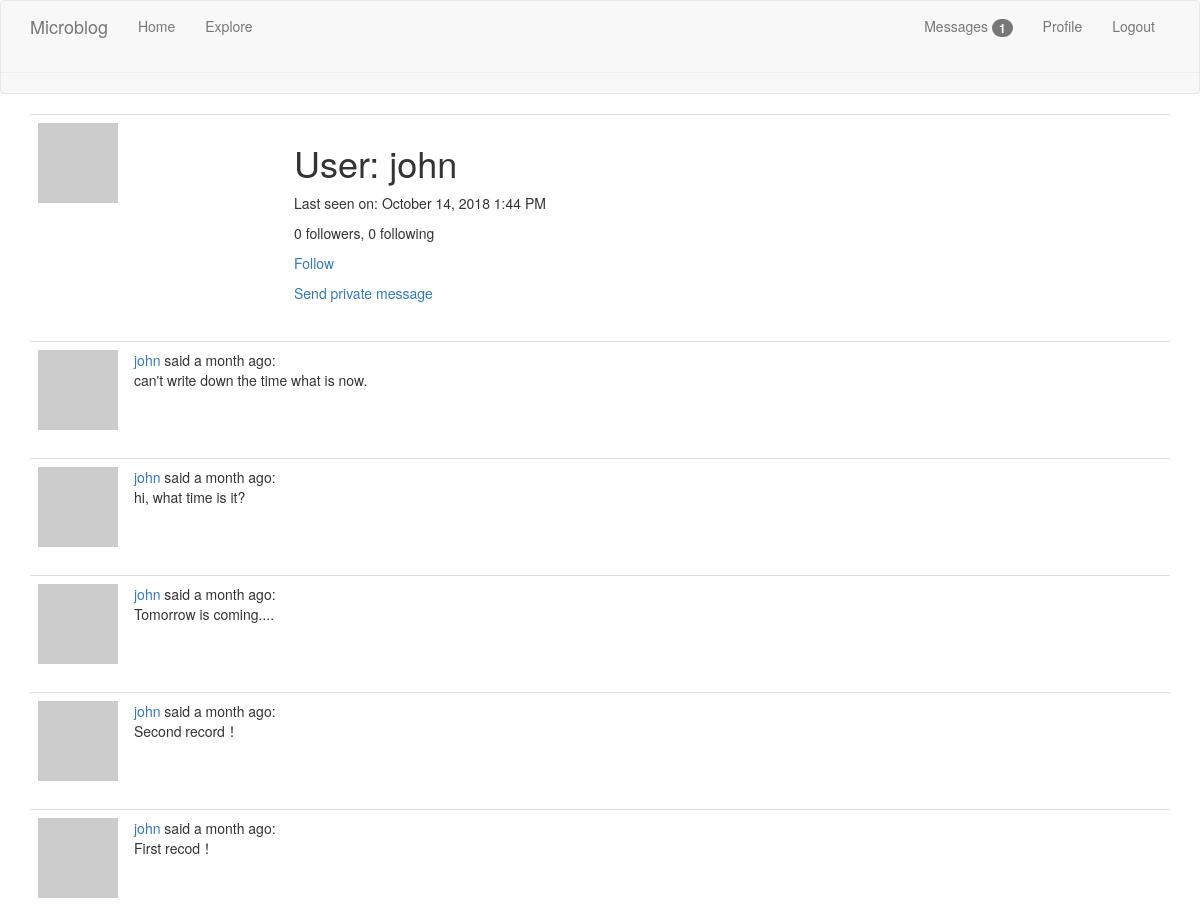
The app's page /user/john (signed in, upper part), older data.
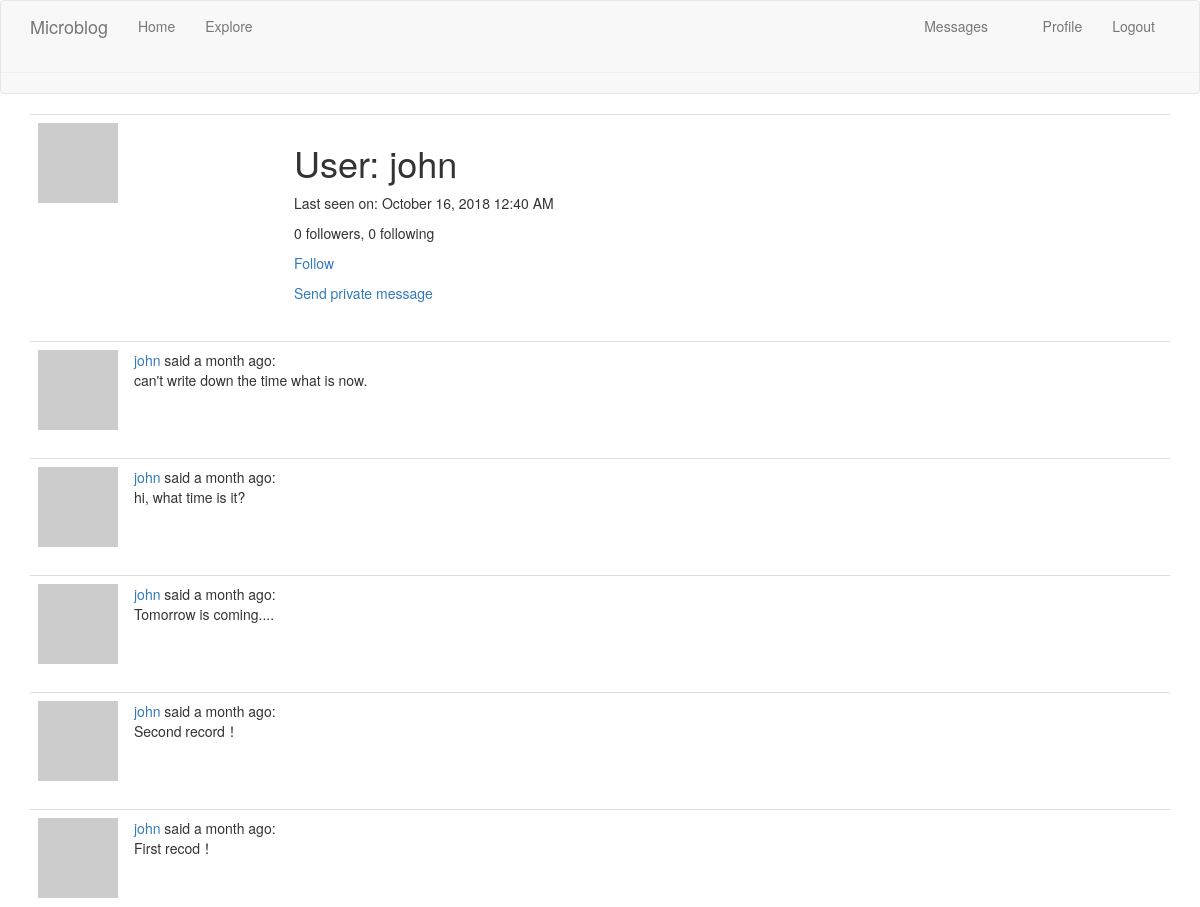
The same page, newer data.
### app/models.py (models this page shows, shortened)
class User(UserMixin, db.Model):
    id = db.Column(db.Integer, primary_key=True)
    username = db.Column(db.String(64), index=True, unique=True)
    email = db.Column(db.String(120), index=True, unique=True)
    password_hash = db.Column(db.String(128))
    posts = db.relationship('Post', backref='author', lazy='dynamic')
    about_me = db.Column(db.String(140))
    last_seen = db.Column(db.DateTime, default=datetime.utcnow)
    followed = db.relationship(
        'User', secondary=followers,
        primaryjoin=(followers.c.follower_id == id),
        secondaryjoin=(followers.c.followed_id == id),
        backref=db.backref('followers', lazy='dynamic'), lazy='dynamic')
    messages_sent = db.relationship('Message',
                                    foreign_keys='Message.sender_id',
                                    backref='author', lazy='dynamic')
    messages_received = db.relationship('Message',
                                        foreign_keys='Message.recipient_id',
                                        backref='recipient', lazy='dynamic')
    last_message_read_time = db.Column(db.DateTime)
    notifications = db.relationship('Notification', backref='user',
                                    lazy='dynamic')
    def avatar(self, size):
        digest = md5(self.email.lower().encode('utf-8')).hexdigest()
        return 'https://www.gravatar.com/avatar/{}?d=identicon&s={}'.format(
            digest, size)
    def is_following(self, user):
        return self.followed.filter(
            followers.c.followed_id == user.id).count() > 0
    def new_messages(self):
        last_read_time = self.last_message_read_time or datetime(1900, 1, 1)
        return Message.query.filter_by(recipient=self).filter(
            Message.timestamp > last_read_time).count()

class Post(db.Model):
    id = db.Column(db.Integer, primary_key=True)
    body = db.Column(db.String(140))
    timestamp = db.Column(db.DateTime, index=True, default=datetime.utcnow())
    user_id = db.Column(db.Integer, db.ForeignKey('user.id'))
    language = db.Column(db.String(5))

### app/main/routes.py (the view)
@bp.route('/user/<username>')
@login_required
def user(username):
    user = User.query.filter_by(username=username).first_or_404()
    page = request.args.get('page', 1, type=int)
    posts = user.posts.order_by(Post.timestamp.desc()).paginate(
        page, current_app.config['POSTS_PER_PAGE'], False)
    next_url = url_for('main.user', username=user.username, page=posts.next_num) \
        if posts.has_next else None
    prev_url = url_for('main.user', username=user.username, page=posts.prev_num) \
        if posts.has_prev else None
    return render_template('user.html', user=user, posts=posts.items,
                           next_url=next_url, prev_url=prev_url)

### app/main/routes.py (called while the page is built)
@bp.before_request
def before_request():
    if current_user.is_authenticated:
        current_user.last_seen = datetime.utcnow()
        db.session.commit()
    g.locale = str(get_locale())

### app/models.py (called while the page is built)
@login.user_loader
def load_user(id):
    return User.query.get(int(id))

### app/templates/user.html (shortened to what this page needs)
{% extends "base.html" %}
{% block app_content %}
    <table class="table table-hover">
        <tr>
            <td width="256px" ><img src="{{ user.avatar(128) }}"></td>
            <td>
                <h1>{{ _('User') }}: {{ user.username }}</h1>
                {% if user.last_seen %}
                <p>{{ _('Last seen on') }}: {{ moment(user.last_seen).format('LLL') }}</p>
                {% endif %}
                 <p>{{ _('%(count)d followers', count=user.followers.count()) }}, {{ _('%(count)d following', count=user.followed.count()) }}</p>
                {% if user == current_user %}
                <p><a href="{{ url_for('main.edit_profile') }}">{{ _('Edit your profile') }}</a></p>
                {% elif not current_user.is_following(user) %}
                <p><a href="{{ url_for('main.follow', username=user.username) }}" >{{ _('Follow') }}</a></p>
                {% else %}
                <p><a href="{{ url_for('main.unfollow', username=user.username) }}">{{ _('Unfollow') }}</a></p>
                {% endif %}
                {% if user != current_user %}
                <p><a href="{{ url_for('main.send_message', recipient=user.username) }}">{{ _('Send private message')}}</a></p>
                {% endif %}
            </td>
        </tr>
    </table>
    {% for post in posts %}
        {% include '_post.html' %}
    {% endfor %}
{% endblock %}

### app/templates/base.html (shortened to what this page needs)
{% extends 'bootstrap/base.html' %}
{% block navbar %}
    <nav class="navbar navbar-default">
        <div class="container">
            <div class="navbar-header">
                <a class="navbar-brand" href="{{ url_for('main.index') }}">Microblog</a>
            </div>
            <div class="collapse navbar-collapse" id="bs-example-navbar-collapse-1">
                <ul class="nav navbar-nav">
                    <li><a href="{{ url_for('main.index') }}">{{ _('Home') }}</a></li>
                    <li><a href="{{ url_for('main.explore') }}">{{ _('Explore') }}</a></li>
                </ul>
                <ul class="nav navbar-nav navbar-right">
                    {% if current_user.is_anonymous %}
                    <li><a href="{{ url_for('auth.login') }}">{{ _('Login') }}</a></li>
                    {% else %}
                    <li>
                        <a href="{{ url_for('main.messages')}}">
                            {{ _('Messages') }}
                            {% set new_messages = current_user.new_messages() %}
                            <span id="message_count" class="badge"
                                style="visibility: {% if new_messages %} visible
                                        {% else %} hidden {% endif %} ">
                                {{ new_messages }}
                            </span>
                        </a>
                    </li>
                    <li><a href="{{ url_for('main.user', username=current_user.username) }}">{{ _('Profile') }}</a></li>
                    <li><a href="{{ url_for('auth.logout') }}">{{ _('Logout') }}</a></li>
                    {% endif %}
                </ul>
            </div>
        </div>
        <hr>
    </nav>
{% endblock %}
{% block content %}
    <div class="container">
        {% block app_content%}{% endblock %}
    </div>
{% endblock %}

### app/templates/_post.html (shortened to what this page needs)
<table class="table table-hover">
    <tr>
        <td width="70px" >
            <a href="{{ url_for('main.user', username=post.author.username) }}">
                <img src="{{ post.author.avatar(36) }}">
            </a>
        </td>
        <td>
            {{ _('%(username)s said %(when)s',
                username=user_link, when=moment(post.timestamp).fromNow()) }}:
            <br>
            <span id="post{{ post.id }}">{{ post.body }}</span>
        </td>
    </tr>
</table>

Row changes from the older to the newer data that the page shows:
changed User "john": last_seen "October 14, 2018 1:44 PM" → "October 16, 2018 12:40 AM"
Text that changed along with them:
{{ new_messages }}: "1" → (not shown)
